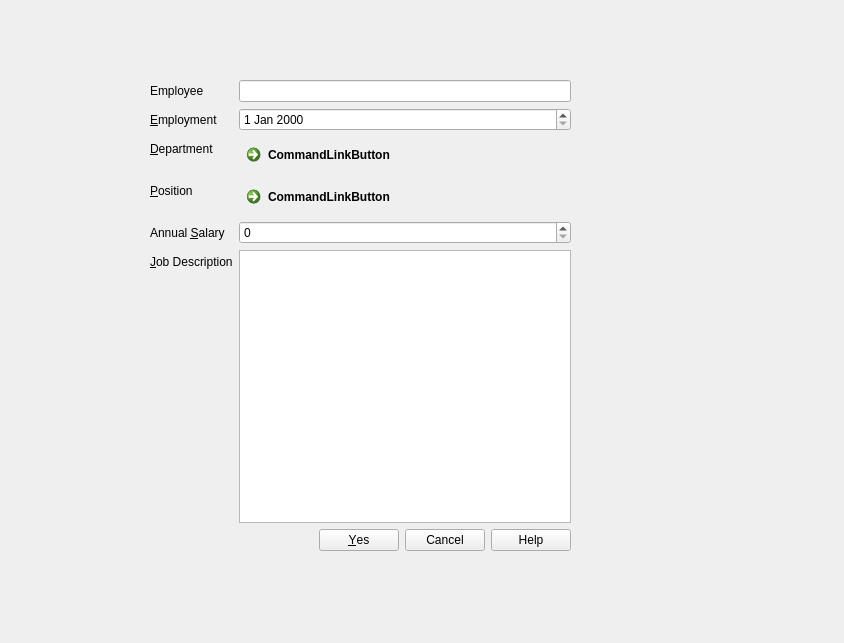
<?xml version="1.0" encoding="UTF-8"?>
<ui version="4.0">
 <class>Dialog</class>
 <widget class="QDialog" name="Dialog">
  <property name="geometry">
   <rect>
    <x>0</x>
    <y>0</y>
    <width>844</width>
    <height>643</height>
   </rect>
  </property>
  <property name="windowTitle">
   <string>Dialog</string>
  </property>
  <widget class="QWidget" name="layoutWidget">
   <property name="geometry">
    <rect>
     <x>150</x>
     <y>80</y>
     <width>421</width>
     <height>471</height>
    </rect>
   </property>
   <layout class="QVBoxLayout" name="verticalLayout">
    <item>
     <layout class="QFormLayout" name="formLayout_2">
      <item row="0" column="0">
       <widget class="QLabel" name="label_7">
        <property name="text">
         <string>Employee</string>
        </property>
        <property name="buddy">
         <cstring>lineEdit</cstring>
        </property>
       </widget>
      </item>
      <item row="0" column="1">
       <widget class="QLineEdit" name="lineEdit"/>
      </item>
      <item row="1" column="0">
       <widget class="QLabel" name="label_8">
        <property name="text">
         <string>&amp;Employment</string>
        </property>
        <property name="buddy">
         <cstring>dateEdit</cstring>
        </property>
       </widget>
      </item>
      <item row="2" column="0">
       <widget class="QLabel" name="label_9">
        <property name="text">
         <string>&amp;Department</string>
        </property>
        <property name="buddy">
         <cstring>commandLinkButton_2</cstring>
        </property>
       </widget>
      </item>
      <item row="3" column="0">
       <widget class="QLabel" name="label_10">
        <property name="text">
         <string>&amp;Position</string>
        </property>
        <property name="buddy">
         <cstring>commandLinkButton</cstring>
        </property>
       </widget>
      </item>
      <item row="4" column="0">
       <widget class="QLabel" name="label_11">
        <property name="text">
         <string>Annual &amp;Salary</string>
        </property>
        <property name="buddy">
         <cstring>spinBox</cstring>
        </property>
       </widget>
      </item>
      <item row="1" column="1">
       <widget class="QDateEdit" name="dateEdit"/>
      </item>
      <item row="2" column="1">
       <widget class="QCommandLinkButton" name="commandLinkButton_2">
        <property name="text">
         <string>CommandLinkButton</string>
        </property>
       </widget>
      </item>
      <item row="3" column="1">
       <widget class="QCommandLinkButton" name="commandLinkButton">
        <property name="text">
         <string>CommandLinkButton</string>
        </property>
       </widget>
      </item>
      <item row="4" column="1">
       <widget class="QSpinBox" name="spinBox"/>
      </item>
      <item row="5" column="0">
       <widget class="QLabel" name="label_12">
        <property name="text">
         <string>&amp;Job Description</string>
        </property>
        <property name="buddy">
         <cstring>textEdit</cstring>
        </property>
       </widget>
      </item>
      <item row="5" column="1">
       <widget class="QTextEdit" name="textEdit"/>
      </item>
     </layout>
    </item>
    <item>
     <widget class="QDialogButtonBox" name="buttonBox">
      <property name="orientation">
       <enum>Qt::Horizontal</enum>
      </property>
      <property name="standardButtons">
       <set>QDialogButtonBox::Cancel|QDialogButtonBox::Help|QDialogButtonBox::Yes</set>
      </property>
     </widget>
    </item>
   </layout>
  </widget>
 </widget>
 <tabstops>
  <tabstop>lineEdit</tabstop>
  <tabstop>dateEdit</tabstop>
  <tabstop>commandLinkButton_2</tabstop>
  <tabstop>commandLinkButton</tabstop>
  <tabstop>spinBox</tabstop>
  <tabstop>textEdit</tabstop>
 </tabstops>
 <resources/>
 <connections>
  <connection>
   <sender>buttonBox</sender>
   <signal>accepted()</signal>
   <receiver>Dialog</receiver>
   <slot>accept()</slot>
   <hints>
    <hint type="sourcelabel">
     <x>369</x>
     <y>540</y>
    </hint>
    <hint type="destinationlabel">
     <x>153</x>
     <y>410</y>
    </hint>
   </hints>
  </connection>
  <connection>
   <sender>buttonBox</sender>
   <signal>rejected()</signal>
   <receiver>Dialog</receiver>
   <slot>reject()</slot>
   <hints>
    <hint type="sourcelabel">
     <x>437</x>
     <y>546</y>
    </hint>
    <hint type="destinationlabel">
     <x>286</x>
     <y>364</y>
    </hint>
   </hints>
  </connection>
 </connections>
</ui>
